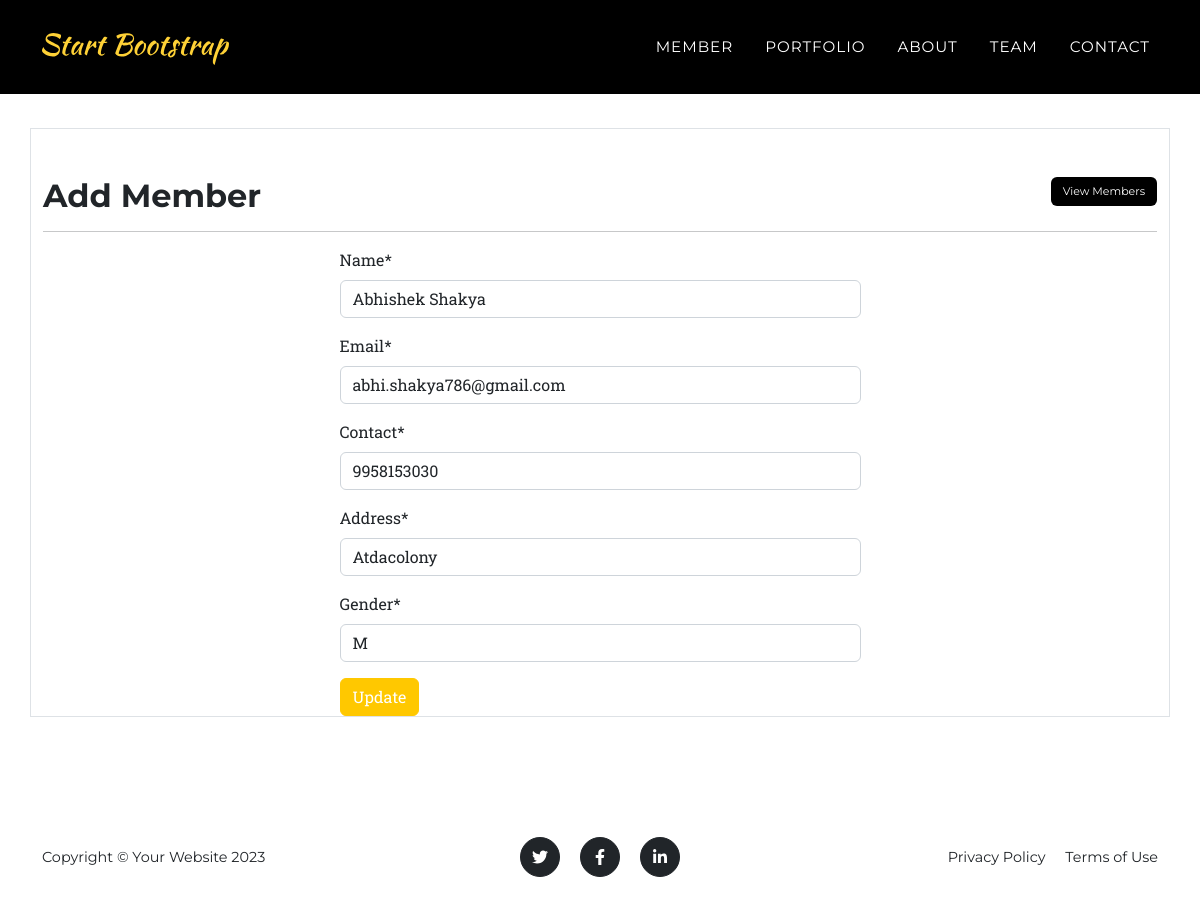
/editmember/4/, run on the app's committed database.
### work/models.py (models this page shows, shortened)
class Members(models.Model):
    GEN= (
            ('M', 'Male'),
            ('F', 'Female'),
            ('O', 'Other')
    )
    name=models.CharField(max_length=255)
    email=models.EmailField()
    contact=models.IntegerField()
    address=models.TextField()
    gender=models.CharField(max_length=20, choices=GEN, default='M')
    photo=models.ImageField(upload_to='photo/')

### work/views.py (the view)
# urls.py: path('editmember/<int:member_id>/', view.editmember, name='Editmember'),
def editmember(request,member_id):
    member = get_object_or_404(Members, id=member_id)
    if request.method == 'POST':
        form = Memberform(request.POST, request.FILES, instance=member)
        if form.is_valid():
            form.save()
            return redirect('/members')  # Or your list view name
    else:
        form = Memberform(instance=member)
    return render(request, 'editmember.html', {'form': form, 'member': member})

### work/forms.py
class Memberform(forms.ModelForm):
    class Meta:
        model = Members
        fields = ['name', 'email', 'contact', 'address', 'gender']
        widgets = {
            'name': forms.TextInput(attrs={'class':'form-control','placeholder': 'Name', 'maxlength': 255,'required':'required'}),
            'email': forms.EmailInput(attrs={'class':'form-control','placeholder': 'Email','required':'required'}),
            'contact': forms.NumberInput(attrs={'class':'form-control','placeholder': 'Contact','required':'required'}),
            'address': forms.TextInput(attrs={'class':'form-control','placeholder': 'Address','required':'required'}),
            'gender': forms.TextInput(attrs={'class':'form-control','placeholder': 'Gender', 'maxlength': 255,'required':'required'}),
        }

### templates/editmember.html (shortened to what this page needs)
{% extends "base.html" %}
{% load static %}
{% load crispy_forms_tags %}
 {% block content %}
        <section class="page-section" id="services">
            <div class="container border" style="margin-top:2em">
                <h2 class='mt-5'>Add Member
                    <a class='btn btn-primary' style='    float: right;
    background: #000000;
    border: none;
    font-size: 11px;' href='/members'>View Members</a>
                </h2>
                <hr>
               <div class='row'>
                    <div class='col-md-3'></div>
                    <div class='col-md-6'>
                    <div class='container'>
<form method="POST" enctype="multipart/form-data">
    {{ form|crispy }}
    <button type="submit" class='btn btn-primary'>Update</button>
</form>
 </div></div>
                    <div class='col-md-3'></div>
                </div>
            </div>
        </section>
{% endblock content %}

### data on the page
Members: name "Abhishek Shakya", email "abhi.shakya786@gmail.com", contact "9958153030", address "Atdacolony", gender "M"
